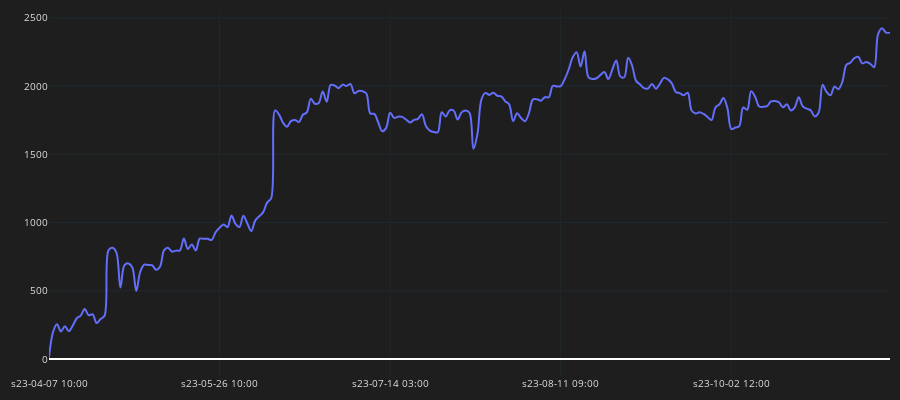
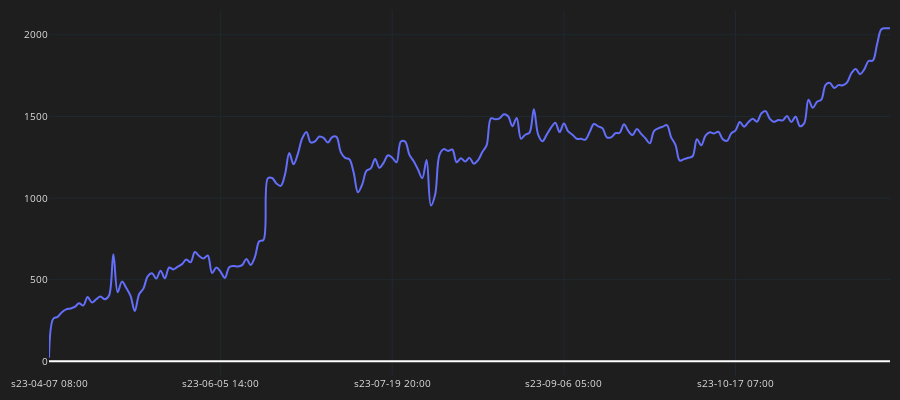
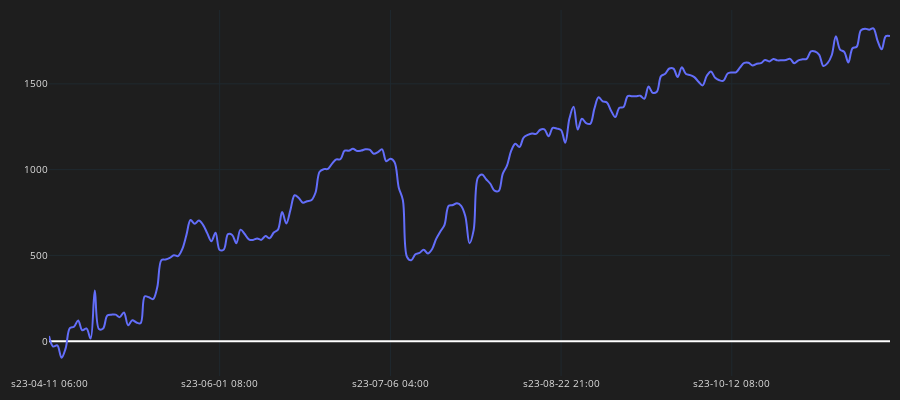
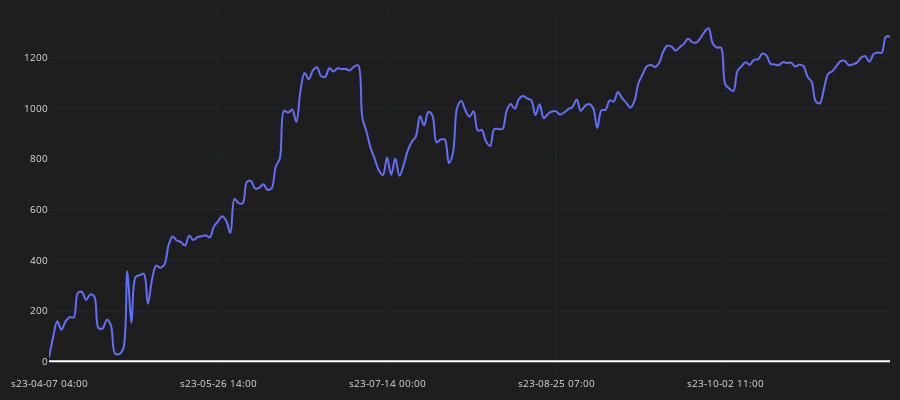

Notebook source saved alongside these figures, in order:
### Code cell
for curr in df_MA_10_MA_20[df_MA_10_MA_20.total_gain >0].pair.unique():
    temp_gains = df_ma_trades_h1[(df_ma_trades_h1.cross == cross) & (df_ma_trades_h1.pair ==curr)].copy()
    print(curr, int(temp_gains.GAIN.sum()))
    cp = CandlePlot(temp_gains, candles=False)
    cp.show_plot(line_traces=['GAIN_C'])

### Figure 1 — Plotly figure (JSON) as saved in the notebook; plotly's stock layout.template omitted (floating-point values rounded to 4 significant figures; data arrays with more than 128 entries replaced by an {"elided": "..."} marker saying what was removed)
{"data": [{"line": {"shape": "spline", "width": 2}, "name": "GAIN_C", "type": "scatter", "x": {"elided": "213 str values"}, "y": {"elided": "213 float values"}}], "layout": {"font": {"color": "#e1e1e1", "size": 10}, "height": 400, "margin": {"b": 10, "l": 10, "r": 10, "t": 10}, "paper_bgcolor": "#1e1e1e", "plot_bgcolor": "#1e1e1e", "width": 900, "xaxis": {"fixedrange": true, "gridcolor": "#1f292f", "nticks": 5, "rangeslider": {"visible": false}, "showgrid": true}, "yaxis": {"gridcolor": "#1f292f", "showgrid": true}}}

### Figure 2 — Plotly figure (JSON) as saved in the notebook; plotly's stock layout.template omitted (floating-point values rounded to 4 significant figures; data arrays with more than 128 entries replaced by an {"elided": "..."} marker saying what was removed)
{"data": [{"line": {"shape": "spline", "width": 2}, "name": "GAIN_C", "type": "scatter", "x": {"elided": "197 str values"}, "y": {"elided": "197 float values"}}], "layout": {"font": {"color": "#e1e1e1", "size": 10}, "height": 400, "margin": {"b": 10, "l": 10, "r": 10, "t": 10}, "paper_bgcolor": "#1e1e1e", "plot_bgcolor": "#1e1e1e", "width": 900, "xaxis": {"fixedrange": true, "gridcolor": "#1f292f", "nticks": 5, "rangeslider": {"visible": false}, "showgrid": true}, "yaxis": {"gridcolor": "#1f292f", "showgrid": true}}}

### Figure 3 — Plotly figure (JSON) as saved in the notebook; plotly's stock layout.template omitted (floating-point values rounded to 4 significant figures; data arrays with more than 128 entries replaced by an {"elided": "..."} marker saying what was removed)
{"data": [{"line": {"shape": "spline", "width": 2}, "name": "GAIN_C", "type": "scatter", "x": {"elided": "203 str values"}, "y": {"elided": "203 float values"}}], "layout": {"font": {"color": "#e1e1e1", "size": 10}, "height": 400, "margin": {"b": 10, "l": 10, "r": 10, "t": 10}, "paper_bgcolor": "#1e1e1e", "plot_bgcolor": "#1e1e1e", "width": 900, "xaxis": {"fixedrange": true, "gridcolor": "#1f292f", "nticks": 5, "rangeslider": {"visible": false}, "showgrid": true}, "yaxis": {"gridcolor": "#1f292f", "showgrid": true}}}

### Figure 4 — Plotly figure (JSON) as saved in the notebook; plotly's stock layout.template omitted (floating-point values rounded to 4 significant figures; data arrays with more than 128 entries replaced by an {"elided": "..."} marker saying what was removed)
{"data": [{"line": {"shape": "spline", "width": 2}, "name": "GAIN_C", "type": "scatter", "x": {"elided": "205 str values"}, "y": {"elided": "205 float values"}}], "layout": {"font": {"color": "#e1e1e1", "size": 10}, "height": 400, "margin": {"b": 10, "l": 10, "r": 10, "t": 10}, "paper_bgcolor": "#1e1e1e", "plot_bgcolor": "#1e1e1e", "width": 900, "xaxis": {"fixedrange": true, "gridcolor": "#1f292f", "nticks": 5, "rangeslider": {"visible": false}, "showgrid": true}, "yaxis": {"gridcolor": "#1f292f", "showgrid": true}}}
